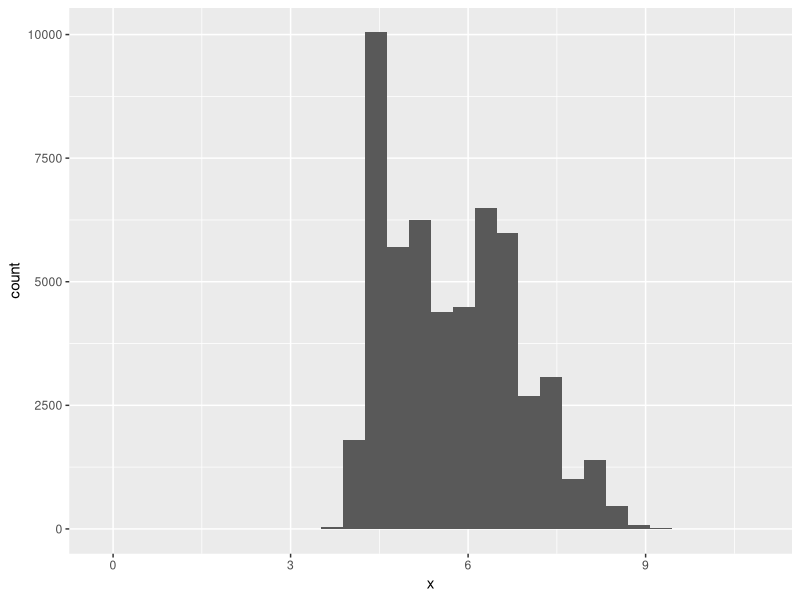
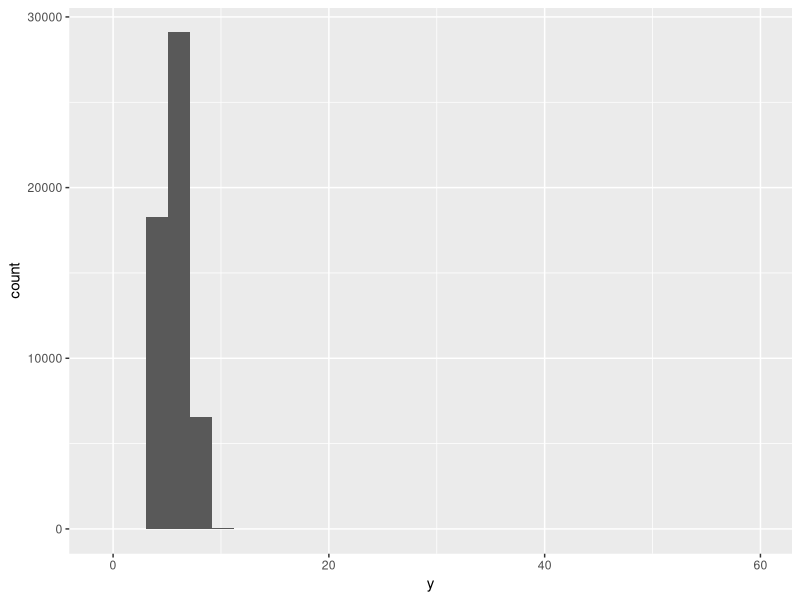
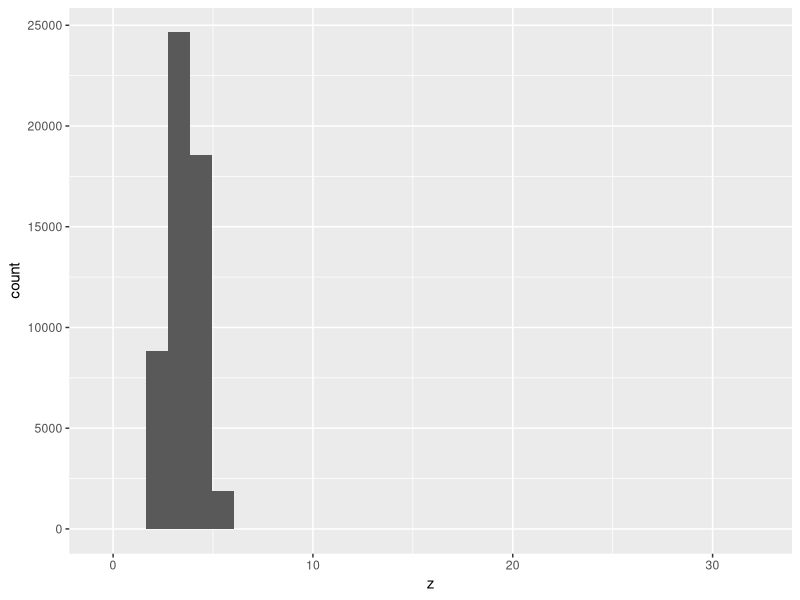
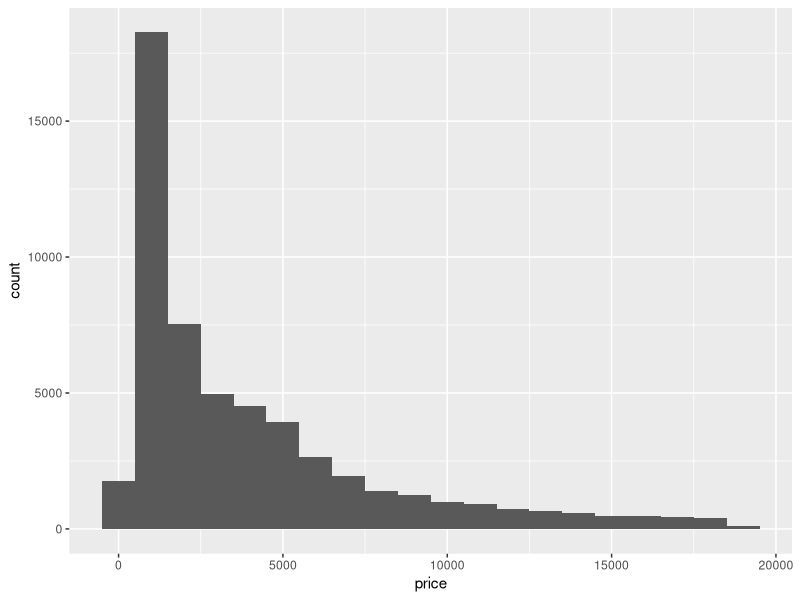
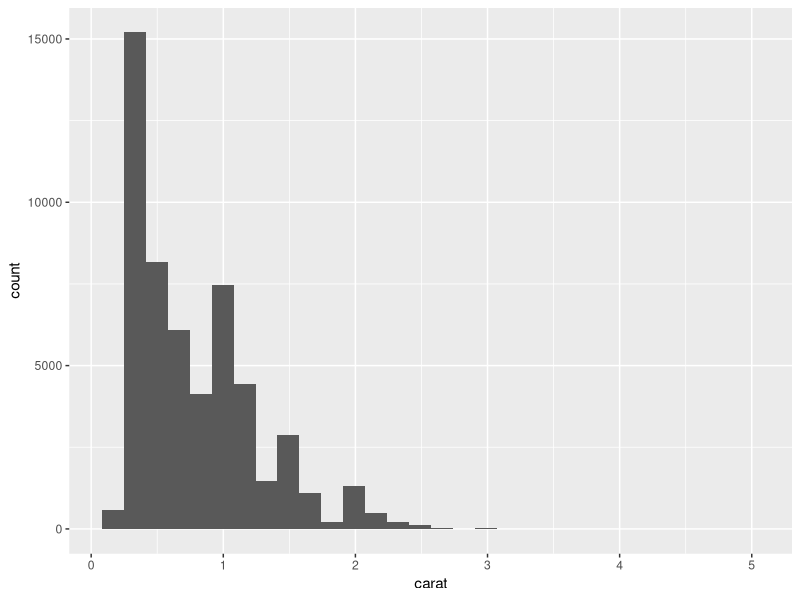

These figures' R source, in order:
library(tidyverse)

diamonds
str(diamonds)
glimpse(diamonds)
View(diamonds)

# 7.3.4.1

diamonds %>%
  summarise(min(x),
            max(x),
            mean(x),
            median(x),
            sd(x),
            min(y),
            max(y),
            mean(y),
            median(y),
            sd(y),
            min(z),
            max(z),
            mean(z),
            median(z),
            sd(z))

ggplot(diamonds,aes(x=x)) +
  geom_histogram()
ggplot(diamonds,aes(x=y)) +
  geom_histogram()

ggplot(diamonds,aes(x=z)) +
  geom_histogram()

summary(diamonds$x)
summary(diamonds$y)
summary(diamonds$z)

# 7.3.4.2

summary(diamonds$price)

ggplot(diamonds) +
  geom_histogram(aes(x=price),binwidth = 1000)

# 7.3.4.3

ggplot(diamonds) +
  geom_histogram(aes(x=carat))

diamonds %>%
  group_by(carat) %>%
  count() %>% View()